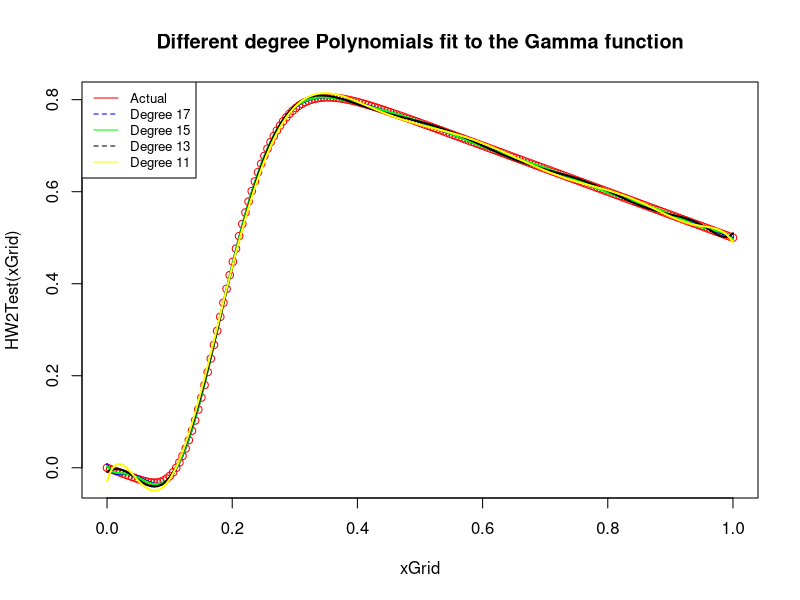
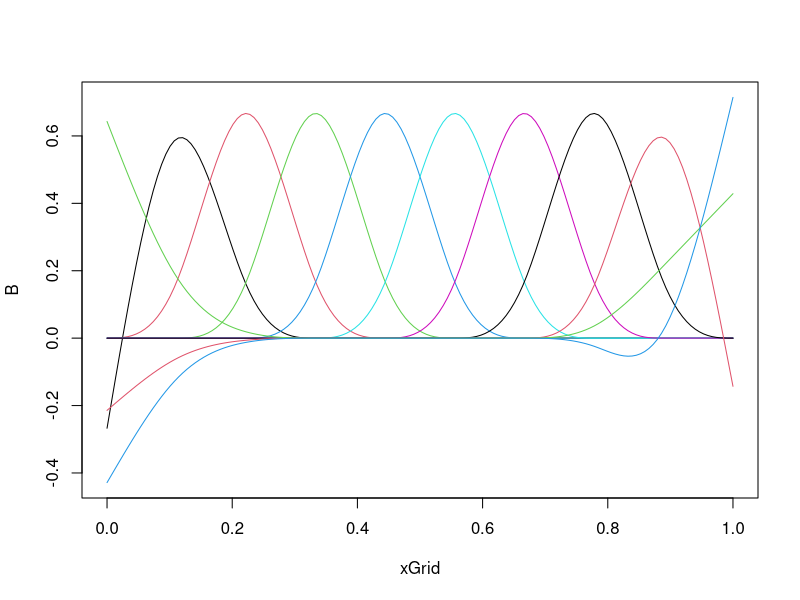

The R source for these figures, in order:
## ---- chunk 1
library(splines)
HW2Test<- function(x){
pgamma( x, shape =10, scale =.02) - .5*x
}
xGrid <- seq( 0,1, length.out=200)
y<-HW2Test(xGrid)
fit1<-lm(y ~ poly(xGrid, 17, raw=TRUE))
lm(y ~ poly(xGrid, 17, raw=TRUE))
fit2<-lm(y ~ poly(xGrid, 15, raw=TRUE))
lm(y ~ poly(xGrid, 15, raw=TRUE))
fit3<-lm(y ~ poly(xGrid, 13, raw=TRUE))
lm(y ~ poly(xGrid, 13, raw=TRUE))
fit4<-lm(y ~ poly(xGrid, 11, raw=TRUE))
lm(y ~ poly(xGrid, 11, raw=TRUE))
## ---- chunk 2
plot(xGrid, HW2Test(xGrid), col="Red")
pred1<- predict(fit1)
pred2<- predict(fit2)
pred3<- predict(fit3)
pred4<- predict(fit4)
lines(xGrid, pred1, col='Blue', lwd=2)
lines(xGrid, pred2, col='Green', lwd=2)
lines(xGrid, pred3, col='Black', lwd=2)
lines(xGrid, pred4, col='Yellow', lwd=2)
legend("topleft", legend=c("Actual", "Degree 17", "Degree 15", "Degree 13", "Degree 11"),
       col=c("Red", "Blue", "Green", "Black", "Yellow"), lty=1:2, cex=0.8)
title("Different degree Polynomials fit to the Gamma function")
## ---- chunk 3
sqrt( mean( ( y - pred1)^2 ))
sqrt( mean( ( y - pred2)^2 ))
sqrt( mean( ( y - pred3)^2 ))
sqrt( mean( ( y - pred4)^2 ))
## ---- chunk 4
xGrid<- seq( 0,1,length.out=150)
KN<- seq( 0,1,length.out=10)
naturalSplineBasis <- function(sGrid,
                               sKnots,
                               degree = 3,
                               derivative = 0) {
  boundaryKnots<- c( min(sKnots),max(sKnots))
  sKnots0<- c( rep( boundaryKnots[1],degree),sort(sKnots),
               rep( boundaryKnots[2],degree) )
  testRight<- sGrid < min(sKnots) 
  testLeft <- sGrid > max(sKnots)             
  if( any(testRight |testLeft) )
  {stop("some points for evaluation outside knot range.")}
               
  basis <- splineDesign(sKnots0, sGrid,
                        ord= degree+1, outer.ok=TRUE,
                        derivs=derivative)
  # set up constraints to enforce natural BCs.
  const <- splineDesign(sKnots0, boundaryKnots, ord = degree+1,
                        derivs = c(2,2)) 
  qr.const <- qr(t(const))
  QBasis<- t(qr.qty( qr.const, t(basis) ))
  basis <- QBasis[,-(1:2)]
  basis
  
  return( basis )
  
}
B<- naturalSplineBasis( xGrid, sKnots=KN)
matplot( xGrid, B, type="l", lty=1)
## ---- chunk 5
NBSFit<- function( x, y, xGrid){
N<- length( x)
AData<- naturalSplineBasis( x, sKnots=x)
coef<- solve( AData, y)
AGrid<- naturalSplineBasis( xGrid, sKnots=x )
yFit <-AGrid%*%coef
return( yFit)
}
y <- HW2Test(xGrid)
NBSFit(xGrid,y,xGrid)
